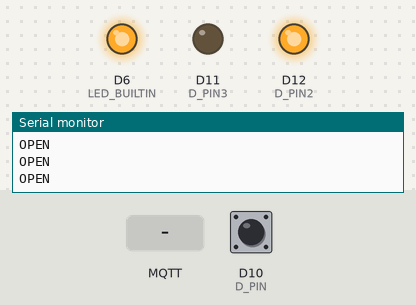
This sketch was run on a simulated Arduino MKR. Shown: output pins drawn as LEDs (lit = HIGH), the last lines printed to the serial monitor. Inputs (shaded band) come from the test bench; at power-on: D10 (D_PIN) HIGH. WiFi joins after 1.5 s; servers stay silent unless stated; no MQTT or app messages arrive unless stated; not simulated (calls return 0 or success): wifi_secrets.h.

Above: at 11.1 s.
11.2 s: D10 (D_PIN) pulled LOW for 1 s
At 11.6 s:
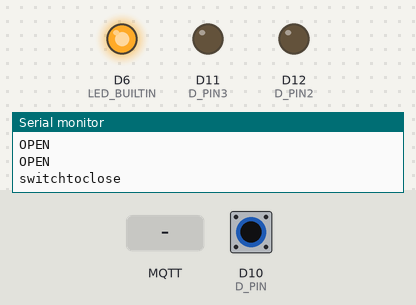
At 14.5 s:
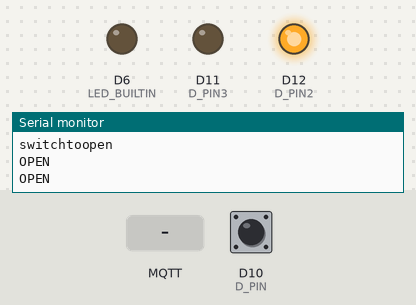
14.7 s: MQTT message "MUTE" arrives on the first subscribed topic
Timing chart, 0 to 24.2 s (numbered marks = the images above; inputs shaded):
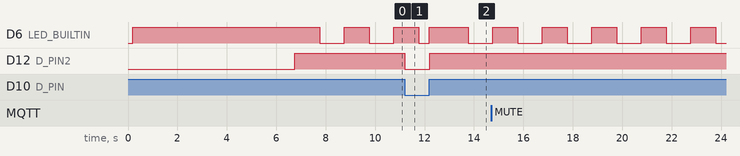

Measured:
- after the input at 11.2 s, D12 (D_PIN2): HIGH → LOW at once, → HIGH 1.0 s later

The sketch:

FensterWarnerModule.ino
```cpp
#include <WiFiNINA.h>           // Wifi Client Library für Nano 33 IoT Board
#include <ArduinoMqttClient.h>  // MQTT Bibliothek, ggf. über Sketch / Include Librar / Manage Libraries nachinstallieren
// WiFi Zugangsdaten lagen - Das Netzwerk ist vorkonfiguriert
#include "wifi_secrets.h"
#include "ArduinoLowPower.h"

const char broker[] = "192.168.37.4";
const int port = 1883;
// Ein einfaches Topic ... nur eins zum Senden und Empfangen. Ist langweilig aber soll nur zeigen wie es geht
const char topic[] = "micob/Fensterwarner/Status";
// Digital Input PIN
#define D_PIN 10   //digitaler Input mit internem Pullup --> Fenster Offen = 1 und Fenster geschlossen = 0
#define D_PIN2 12  //Led, welche den Fensterzustand spiegelt
#define D_PIN3 11

// Arduino an sendet Status jede sekunde. Nach secondstillallert wird ALARM gesendet und alle 5 sek. wiederholt, LED bei Sender und Empfänger leuchet. Deepsleep nach 90 sek. --> Status LED am Arduino blinkt nicht mehr und USB-Verbindung getrennt.

int secondsTillAlert = 30;
int secondsTillUnmute = 60;
int timeTillSleep = 90;
unsigned long cur_time = 0;

unsigned long timeSinceWakeup = 0;
unsigned long y = 0;
enum States { WINDOW_OPEN,
              WINDOW_CLOSED };
States states = WINDOW_OPEN;
bool MUTE_STATE;
unsigned long state_ticker;
int blinkState = 0;

WiFiClient client;              // Wifi Client
MqttClient mqttClient(client);  // MQTT Client, an Wifi gebunden

unsigned long lastConnectionTime = 0;               // Stand millies Zähler bei letztem Update
const unsigned long postingInterval = 10L * 1000L;  // Post data every 10 seconds.

// Message callback Funktion
void onMqttMessage(int /*messageSize*/) {
  // we received a message, print out the topic and contents
  Serial.print("Received a message with topic '");
  Serial.print(mqttClient.messageTopic());

  Serial.print("', value = ");
  const float zahl = mqttClient.parseFloat();
  Serial.println(zahl);
}

void turnoffalarm() {
  digitalWrite(D_PIN3, 0);
}

String receiveMQTTMessage() {
  int messageSize = mqttClient.parseMessage();
  String message = "";
  if (messageSize > 0) {
    // we received a message, collect the contents
    String state_topic = mqttClient.messageTopic();
    Serial.print("\nReceived a message with state_topic '" + state_topic + "', length " + String(messageSize) + " bytes:\n");

    while (mqttClient.available()) {
      message += (char)mqttClient.read();
    }
    Serial.println(message);
  }
  return message;  // Return the message content
}

void setup() {
  delay(200);  // Manchmal hängen die Nano IoT Boards im Startup fest und lassen sich nicht mehr ansprechen
  Serial.begin(9600);
  while (!Serial) {
    ;  // wait for serial port to connect. Needed for native USB port only
  }
  Serial.println("Mico-B Fensterwarner");


  //Initialize serial and wait for port to WINDOW_OPEN:
  // print some greedings with ending line break
  Serial.println("Digital read (count)");
  // input with pullup resistor
  pinMode(D_PIN, INPUT_PULLUP);
  pinMode(D_PIN2, OUTPUT);
  pinMode(D_PIN3, OUTPUT);
  pinMode(LED_BUILTIN, OUTPUT);

  state_ticker = millis();

  // attacht interrupt
  LowPower.attachInterruptWakeup((D_PIN), stateChange, CHANGE);  //Interuppt zur Erkennung von "Change" --> Änderungen
}

volatile int count = 0;
int last_count = count + 1;  // initial state should be different so it gets executed after startup
bool wakeup = true;

void stateChange() {
  count++;  //Bei Änderung des States wird hochgezählt
  timeSinceWakeup = millis();
  //Serial.println("Aufwachen");
  wakeup = true;
}


void loop() {
  if (wakeup) {
    Serial.begin(9600);
    timeSinceWakeup = millis();
    wakeup = false;
    digitalWrite(LED_BUILTIN, 1);
  }
  // Reconnect to WiFi if not connected
  while (WiFi.status() != WL_CONNECTED) {
    Serial.println("Try WiFi connection ...");
    WiFi.begin(SECRET_SSID, SECRET_PASS);  // Connect to WPA/WPA2 Wi-Fi network.
    delay(4000);
  }
  // Reconnect if MQTT client is not connected.
  while (!mqttClient.connected()) {
    Serial.println("Try MQTT connection ... ");
    mqttClient.connect(broker, port);
    delay(1000);
    // subscribe to a topic after connection
    mqttClient.subscribe(topic);
    mqttClient.subscribe("WINDOW_ALARM");
    timeSinceWakeup = millis();

    mqttClient.beginMessage("WINDOW_STATE");
    mqttClient.print("Hello There! I have been awoken!");
    mqttClient.endMessage();
  }

  mqttClient.poll();  // Call the loop continuously

  if (timeSinceWakeup + timeTillSleep * 1000 < millis() && !wakeup) {
    Serial.println("Tired. Going to sleep...zzzz");
    mqttClient.beginMessage("WINDOW_STATE");
    mqttClient.print("GoingToSleep");
    mqttClient.endMessage();
    Serial.println();
    digitalWrite(LED_BUILTIN, 0);
    LowPower.sleep();
  }

  if (count != last_count) {  //immer wenn hochgezählt wird, dann beginne die ms zu zählen und den Fensterstatus auszulesen
    y = millis();
    //Serial.println(count);
    last_count = count;
    int x = digitalRead(D_PIN);
    //Serial.print(x);
    digitalWrite(D_PIN2, x);  //Fensterstatus wird auch als Signal auf Pin 12 wieder ausgegeben --> StausLED
    if (x == 1) {
      Serial.println("switchtoopen");
      states = WINDOW_OPEN;
      mqttClient.beginMessage("WINDOW_STATE");
      mqttClient.print("OPEN");
      mqttClient.endMessage();
      //Serial.println();

    } else {
      states = WINDOW_CLOSED;
      MUTE_STATE = false;
      mqttClient.beginMessage("WINDOW_STATE");
      mqttClient.print("CLOSED");
      mqttClient.endMessage();
      Serial.println();
      Serial.println("switchtoclose");
    }
  }


  String msg = "";
  msg = receiveMQTTMessage();
  if (msg == "MUTE") {
    cur_time = millis();  //Zeitfenster startet, in welchem kein Alarm gesendet werden soll
    MUTE_STATE = true;
    Serial.println(msg);
  }


  switch (states) {
    case WINDOW_OPEN:
      if (y + 1000 * secondsTillAlert <= millis()) {
        y = y + 5000;
        //Serial.println((MUTE_STATE == false));
        //Serial.println((cur_time + 1000 * secondsTillUnmute <= millis()));
        if ((MUTE_STATE == false) || (cur_time + 1000 * secondsTillUnmute <= millis())) {  //Zeitfenster endet nach den hier definierten ms und Alarm wird nur gesendet wenn Fenster offen und! nicht gemutet oder mute-Zeit abgelaufen
          Serial.println("WINDOW_ALARM");
          mqttClient.beginMessage("WINDOW_ALARM");
          mqttClient.print("ALARM");
          mqttClient.endMessage();
          Serial.println();
          digitalWrite(D_PIN3, 1);
        } else {
          Serial.println("Muted");
          //Serial.println(MUTE_STATE);
          turnoffalarm();
        }
      }
      break;
    case WINDOW_CLOSED:
      turnoffalarm();
      break;
  }

  if (state_ticker + 1000 < millis()) {
    String cur_state = "";
    if (states == WINDOW_OPEN) {
      cur_state = "OPEN";
    } else {
      cur_state = "CLOSED";
    }
    blinkState = !blinkState;
    digitalWrite(LED_BUILTIN, blinkState);
    Serial.print(msg);

    Serial.println(cur_state);
    mqttClient.beginMessage("WINDOW_STATE");
    mqttClient.print(cur_state);
    mqttClient.endMessage();
    Serial.println();

    state_ticker = millis();
  }
}
```
